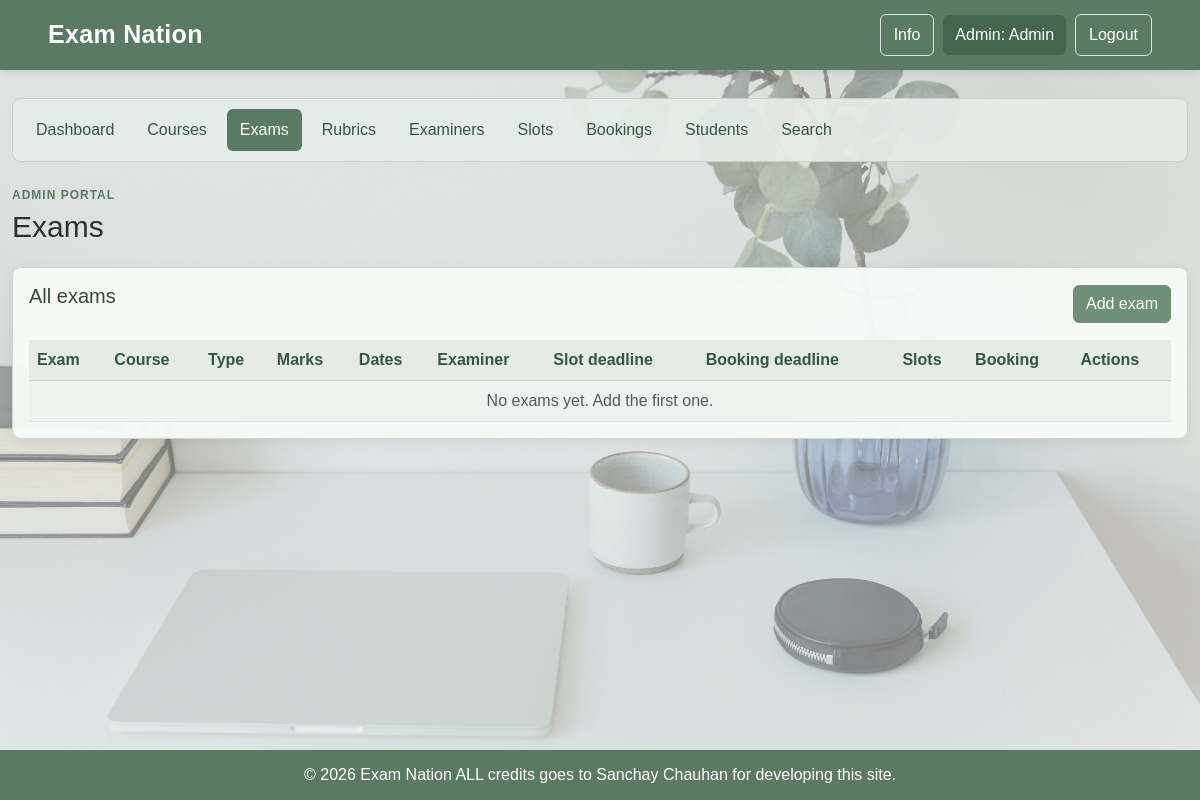
The app's page /admin/exams (signed in), older data.
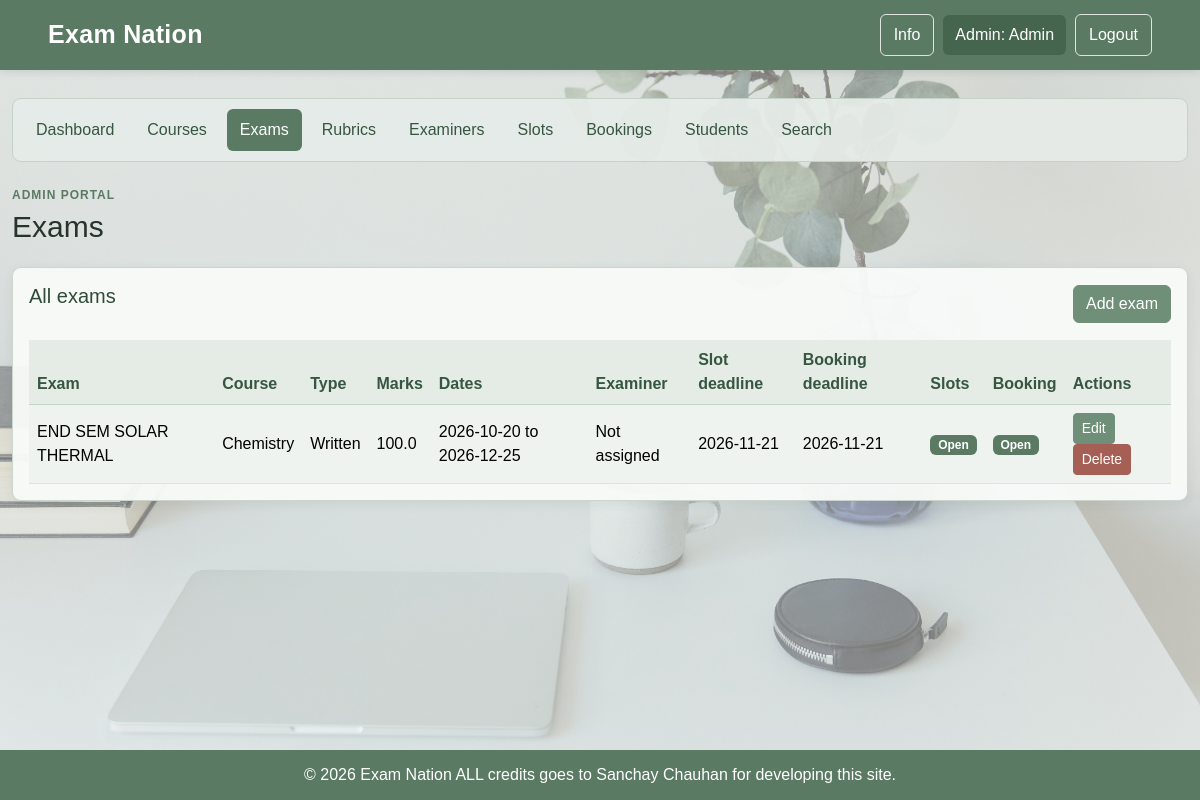
The same page, newer data.
### model.py (models this page shows)
class Exam(db.Model):
    __tablename__ = "exam"
    exam_id = db.Column(db.Integer, primary_key=True)
    course_id = db.Column(db.Integer, db.ForeignKey("course_list.course_id"), nullable=False)
    examiner_id = db.Column(db.Integer, db.ForeignKey("User.id"))
    exam_name = db.Column(db.String(100), nullable=False)
    exam_type = db.Column(db.String(100), nullable=False)
    max_marks = db.Column(db.Float, nullable=False)
    exam_start_date = db.Column(db.Date, nullable=False)
    exam_end_date = db.Column(db.Date, nullable=False)
    slot_creation_deadline = db.Column(db.Date)
    booking_deadline = db.Column(db.Date)
    slot_creation_open = db.Column(db.Boolean, default=False)
    booking_open = db.Column(db.Boolean, default=False)
    examiner = db.relationship("User")
    rubrics = db.relationship("Rubric", backref="exam")
    slots = db.relationship("ExamSlot", backref="exam")

class Course(db.Model):
    __tablename__ = "course_list"
    course_id = db.Column(db.Integer, primary_key=True)
    course_code = db.Column(db.String(20), nullable=False)
    course_name = db.Column(db.String(100), nullable=False)
    description = db.Column(db.String(200), nullable=False)
    status = db.Column(db.String(100), nullable=False)
    exams = db.relationship("Exam", backref="course")

### app.py (the view)
@app.route('/admin/exams')
def admin_exams():
    if not admin_only():
        return redirect(url_for('login'))
    return render_template("admin/exams.html", exams=Exam.query.all())

### app.py (called while the page is built)
def admin_only():
    return "user_id" in session and session.get("role") == "admin"

### templates/admin/exams.html
{% extends "portal.html" %}
{% set active = 'exams' %}
{% block heading %}Exams{% endblock %}
{% block portal_body %}
<div class="card card-body mb-4">
    <div class="d-flex justify-content-between align-items-center mb-3"><h3 class="h5 mb-3">All exams</h3><a class="btn btn-primary" href="{{ url_for('admin_exam_form') }}">Add exam</a></div>
    <div class="table-responsive"><table class="table table-striped table-hover align-middle mb-0">
        <thead><tr><th>Exam</th><th>Course</th><th>Type</th><th>Marks</th><th>Dates</th><th>Examiner</th><th>Slot deadline</th><th>Booking deadline</th><th>Slots</th><th>Booking</th><th>Actions</th></tr></thead>
        {% for e in exams %}
        <tr>
            <td>{{ e.exam_name }}</td><td>{{ e.course.course_name }}</td><td>{{ e.exam_type }}</td><td>{{ e.max_marks }}</td>
            <td>{{ e.exam_start_date }} to {{ e.exam_end_date }}</td>
            <td>{{ e.examiner.name if e.examiner else 'Not assigned' }}</td>
            <td>{{ e.slot_creation_deadline or '-' }}</td><td>{{ e.booking_deadline or '-' }}</td>
            <td><span class="badge {{ 'text-bg-success' if e.slot_creation_open else 'text-bg-secondary' }}">{{ 'Open' if e.slot_creation_open else 'Closed' }}</span></td>
            <td><span class="badge {{ 'text-bg-success' if e.booking_open else 'text-bg-secondary' }}">{{ 'Open' if e.booking_open else 'Closed' }}</span></td>
            <td>
                <a class="btn btn-primary btn-sm" href="{{ url_for('admin_exam_form', exam_id=e.exam_id) }}">Edit</a>
                <form method="POST" action="{{ url_for('admin_exam_delete', exam_id=e.exam_id) }}" class="d-inline">
                    <button class="btn btn-danger btn-sm">Delete</button>
                </form>
            </td>
        </tr>
        {% else %}<tr><td colspan="11" class="text-center text-muted">No exams yet. Add the first one.</td></tr>{% endfor %}
    </table></div>
</div>
{% endblock %}

Row changes from the older to the newer data that the page shows:
added Exam: exam_name "END SEM SOLAR THERMAL", course.course_name "Chemistry", exam_type "Written", max_marks "100.0", exam_start_date "2026-10-20", exam_end_date "2026-12-25", examiner "Not assigned", slot_creation_deadline "2026-11-21", booking_deadline "2026-11-21", slot_creation_open "Open", booking_open "Open"
Text that changed along with them:
text no longer shown: "No exams yet. Add the first one."
